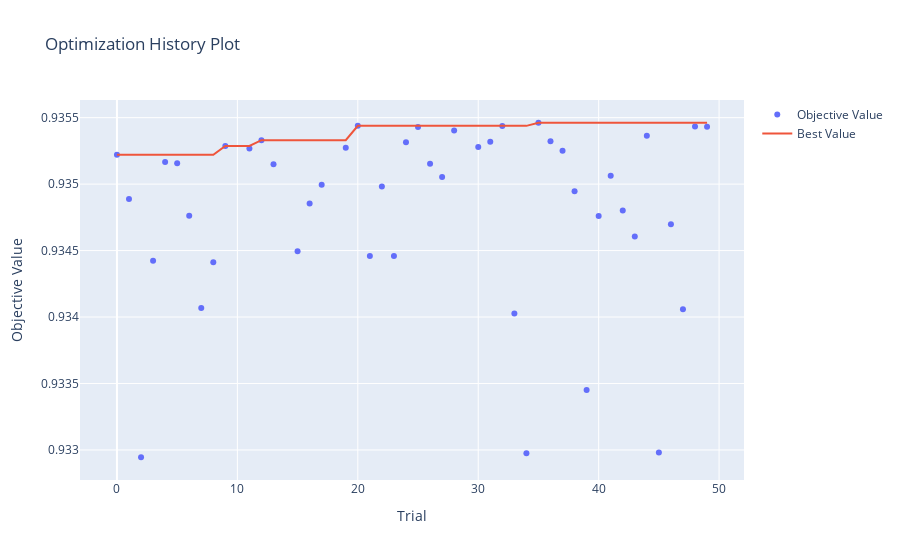

Here is the notebook cell this chart was saved with:
### Code cell
vis.plot_optimization_history(study)
